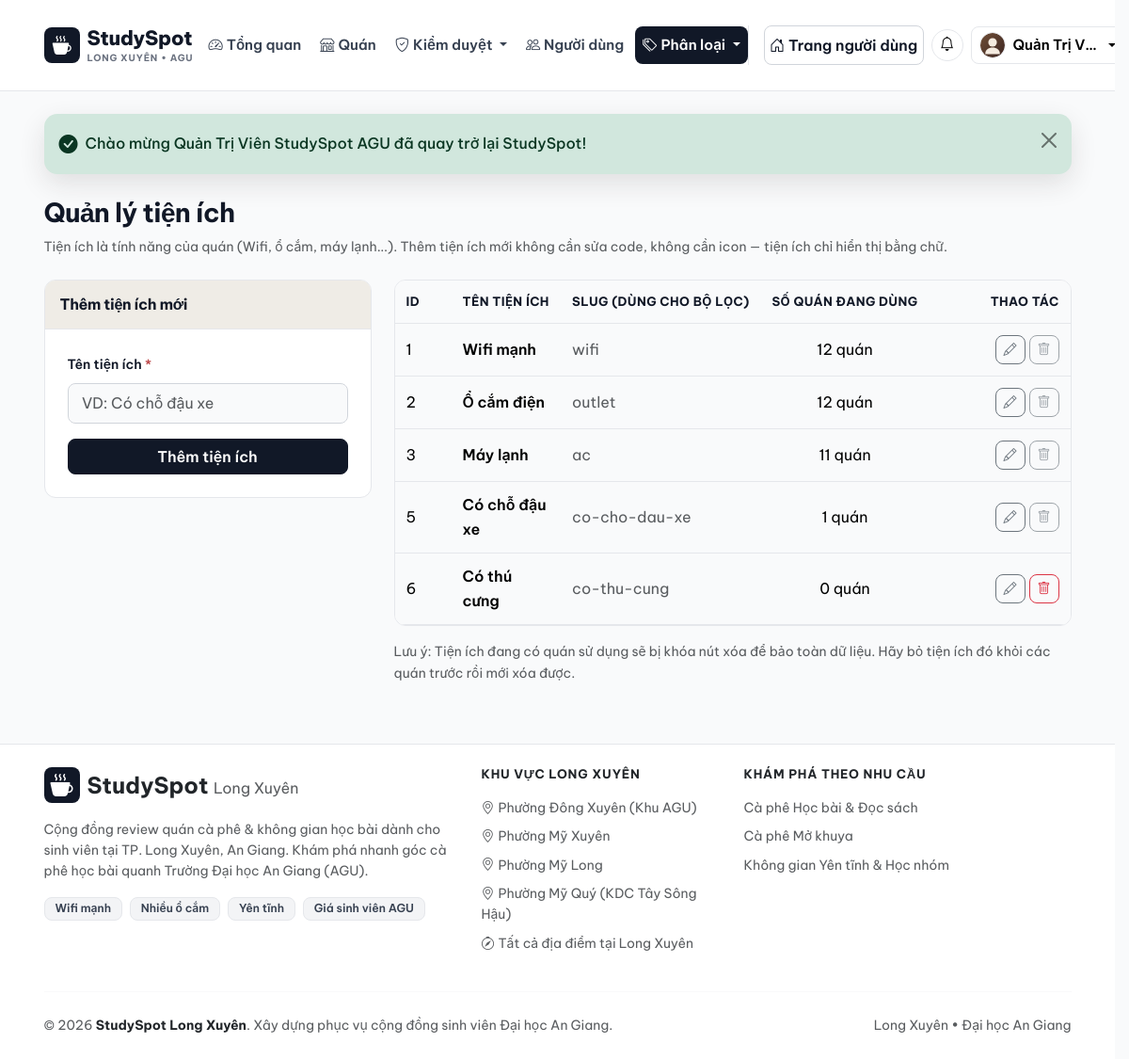
Screenshot of /admin/amenity (signed in) with the database file from the repository.
### tables this page shows
CREATE TABLE `users` (
  `id` int(10) unsigned NOT NULL AUTO_INCREMENT,
  `name` varchar(100) NOT NULL COMMENT 'Họ và tên hiển thị',
  `email` varchar(150) NOT NULL COMMENT 'Email đăng nhập duy nhất',
  `password` varchar(255) NOT NULL COMMENT 'Mật khẩu mã hóa bằng password_hash',
  `phone` varchar(20) DEFAULT NULL COMMENT 'Số điện thoại liên hệ',
  `avatar` varchar(255) DEFAULT NULL COMMENT 'Đường dẫn ảnh đại diện',
  `role` enum('user','admin') NOT NULL DEFAULT 'user' COMMENT 'Vai trò người dùng',
  `status` enum('active','locked') NOT NULL DEFAULT 'active' COMMENT 'Trạng thái tài khoản',
  `created_at` datetime NOT NULL DEFAULT current_timestamp(),
  PRIMARY KEY (`id`),
  UNIQUE KEY `uk_users_email` (`email`),
  KEY `idx_users_role_status` (`role`,`status`)
);

CREATE TABLE `amenities` (
  `id` int(10) unsigned NOT NULL AUTO_INCREMENT,
  `name` varchar(100) NOT NULL,
  `slug` varchar(100) NOT NULL,
  `sort_order` int(11) NOT NULL DEFAULT 0,
  `is_active` tinyint(1) NOT NULL DEFAULT 1,
  `created_at` datetime NOT NULL DEFAULT current_timestamp(),
  PRIMARY KEY (`id`),
  UNIQUE KEY `uq_amenities_slug` (`slug`)
);

### views/admin/amenities/index.php (the view, shortened to what the rows shown need)
<div class="d-flex justify-content-between align-items-center mb-4">
    <div>
        <h1 class="page-title">Quản lý tiện ích</h1>
    </div>
</div>
<div class="row g-4">
    <div class="col-lg-8">
        <div class="surface-card overflow-hidden">
            <div class="table-responsive">
                <table class="table admin-table table-hover align-middle mb-0">
                    <thead>
                        <tr>
                            <th width="60" class="ps-3">ID</th>
                            <th>Tên tiện ích</th>
                            <th>Slug (dùng cho bộ lọc)</th>
                            <th class="text-center">Số quán đang dùng</th>
                            <th width="150" class="text-end pe-3">Thao tác</th>
                        </tr>
                    </thead>
                    <tbody>
                        <?php if (empty($amenities)): ?>
                            <tr>
                                <td colspan="5" class="text-center text-muted py-4">Chưa có tiện ích nào.</td>
                            </tr>
                        <?php else: ?>
                            <?php foreach ($amenities as $am): ?>
                                <tr>
                                    <td class="ps-3"><?= (int) $am['id'] ?></td>
                                    <td class="fw-semibold"><?= e($am['name']) ?></td>
                                    <td class="text-muted"><?= e($am['slug']) ?></td>
                                    <td class="text-center"><?= (int) $am['place_count'] ?> quán</td>
                                    <td class="text-end pe-3">
                                        <div class="d-inline-flex gap-1">
                                        <a href="<?= base_url('admin/amenity?edit_id=' . (int) $am['id']) ?>" class="btn btn-sm btn-outline-secondary" data-bs-toggle="tooltip" title="Sửa tên tiện ích">
                                            <i class="bi bi-pencil"></i>
                                        </a>
                                        <?php if ((int) $am['place_count'] > 0): ?>
                                            <button type="button" class="btn btn-sm btn-outline-secondary" disabled data-bs-toggle="tooltip" title="Đang có quán sử dụng, không thể xóa">
                                                <i class="bi bi-trash"></i>
                                            </button>
                                        <?php else: ?>
                                            <form action="<?= base_url('admin/amenity/delete/' . (int) $am['id']) ?>" method="POST" class="d-inline" onsubmit="return confirm('Xóa tiện ích &quot;<?= e($am['name']) ?>&quot;?');">
                                                <button type="submit" class="btn btn-sm btn-outline-danger" data-bs-toggle="tooltip" title="Xóa tiện ích">
                                                    <i class="bi bi-trash"></i>
                                                </button>
                                            </form>
                                        <?php endif; ?>
                                        </div>
                                    </td>
                                </tr>
                            <?php endforeach; ?>
                        <?php endif; ?>
                    </tbody>
                </table>
            </div>
        </div>
    </div>
</div>

### views/layouts/admin.php (shortened to what the rows shown need)
<?php
$adminUser = Session::user();
?>
<!DOCTYPE html>
<html lang="vi">
<head>
    <link href="https://cdn.jsdelivr.net/npm/bootstrap@5.3.3/dist/css/bootstrap.min.css" rel="stylesheet">
    <link href="https://cdn.jsdelivr.net/npm/bootstrap-icons@1.11.3/font/bootstrap-icons.min.css" rel="stylesheet">
    <link href="<?= base_url('assets/css/style.css') . '?v=' . filemtime(ROOT_PATH . '/assets/css/style.css') ?>" rel="stylesheet">
</head>
<body class="d-flex flex-column min-vh-100 bg-light-warm" data-base-url="<?= e(BASE_URL) ?>" data-csrf="<?= e(Session::csrfToken()) ?>">
    <header class="sticky-top navbar-warm">
        <nav class="navbar navbar-expand-lg py-2">
            <div class="container">
                    <?php require ROOT_PATH . '/views/layouts/notification_bell.php'; ?>
                <div class="collapse navbar-collapse d-none d-lg-flex" id="mainNavbar">
                    <div class="d-none d-lg-flex align-items-center gap-2 mt-2 mt-lg-0 flex-nowrap flex-shrink-0 border-start ps-3">
                        <?php if (!empty($adminUser)): ?>
                            <?php require ROOT_PATH . '/views/layouts/notification_bell.php'; ?>
                            <div class="dropdown flex-shrink-0">
                                <a class="btn btn-light btn-sm dropdown-toggle d-flex align-items-center gap-2 border rounded-pill px-2 py-1 bg-white shadow-xs text-nowrap header-account-btn" href="#" role="button" data-bs-toggle="dropdown" aria-expanded="false">
                                    <img src="<?= get_image_url($adminUser['avatar'] ?? null, 'avatar') ?>" alt="<?= e($adminUser['name']) ?>" class="rounded-circle object-fit-cover border" width="28" height="28">
                                    <span class="small fw-semibold text-truncate d-inline-block" style="max-width: 90px;"><?= e($adminUser['name']) ?></span>
                                </a>
                            </div>
                        <?php endif; ?>
                    </div>
                </div>
            </div>
        </nav>
</header>
    <main class="flex-grow-1">
        <div class="container py-4">
            <?= $content ?? '' ?>
        </div>
    </main>
</body>
</html>

### rows the page displays
users: name "Quản Trị V…"
amenities: id "1", name "Wifi mạnh", slug "wifi", place_count "12"
amenities: id "2", name "Ổ cắm điện", slug "outlet", place_count "12"
amenities: id "3", name "Máy lạnh", slug "ac", place_count "11"
amenities: id "5", name "Có chỗ đậu xe", slug "co-cho-dau-xe", place_count "1"
amenities: id "6", name "Có thú cưng", slug "co-thu-cung", place_count "0"

### other values shown
$flash['message'] "Chào mừng Quản Trị Viên StudySpot AGU đã quay trở lại StudySpot!"
SITE_SLOGAN "Cộng đồng review quán cà phê & không gian học bài dành cho sinh viên"
SITE_NAME "StudySpot"
